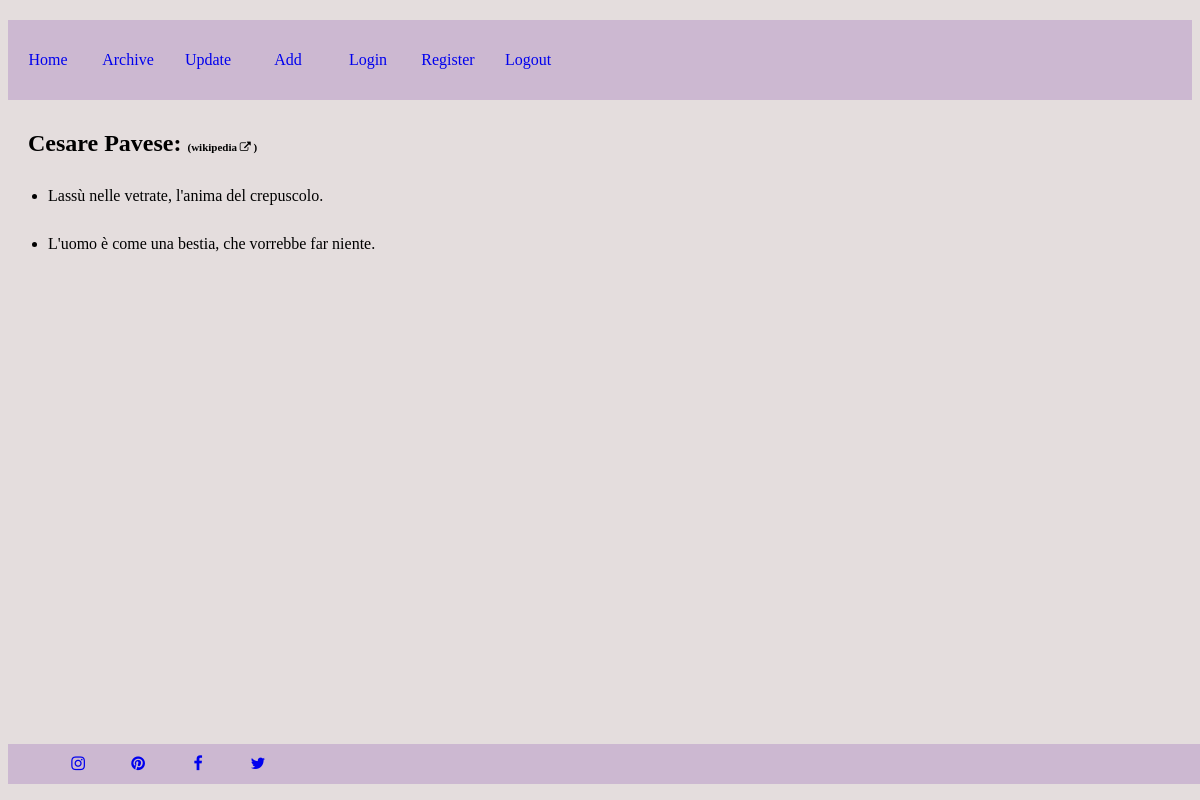
Page /authors/Pavese/Cesare on the committed database.
### app.py (models this page shows)
class Citation(db.Model):
    id = db.Column(db.Integer, primary_key = True)
    name = db.Column(db.String(20), index = True, unique = False)
    surname = db.Column(db.String(20), index = True, unique = False)
    quote = db.Column(db.String(200), index = True, unique = True)

### app.py (the view)
@app.route("/authors/<string:writer_surname>/<string:writer_name>")
def writer(writer_surname, writer_name):
    quotes_for_writer = Citation.query.filter_by(surname = writer_surname)
    return render_template("writer.html", template_quotes = quotes_for_writer, template_surname = writer_surname, template_name = writer_name)

### templates/writer.html
{% extends "base.html" %}
{% block content%}
<h2 id = surname-for-writer>{{ template_name }} {{ template_surname }}:  <a href="https://it.wikipedia.org/wiki/{{template_name}}_{{template_surname}}" target="_blank" id="more_informations"}>(wikipedia <i class="fa fa-external-link" aria-hidden="true"></i> )</a></h2>
{% for quote in template_quotes%}
<ul>
    <li><p id = quote-for-writer>{{ quote.quote }}</p></li>
</ul>
{% endfor %}
{% endblock %}

### static/css/style.css (style rules this page uses)
body { background-color:rgb(228, 221,221); font-family: Georgia, 'Times New Roman', Times, serif; }
#quote-for-writer { margin-top: 30px; }
#surname-for-writer { margin: 30px 0px 0px 20px; }
#more_informations { font-size: 11px; color: black; text-decoration: none }

### rows in the picture
Citation: quote "Lassù nelle vetrate, l'anima del crepuscolo."
Citation: quote "L'uomo è come una bestia, che vorrebbe far niente."

### other values in the picture
{{ template_name }} "Cesare"
{{ template_surname }} "Pavese"
